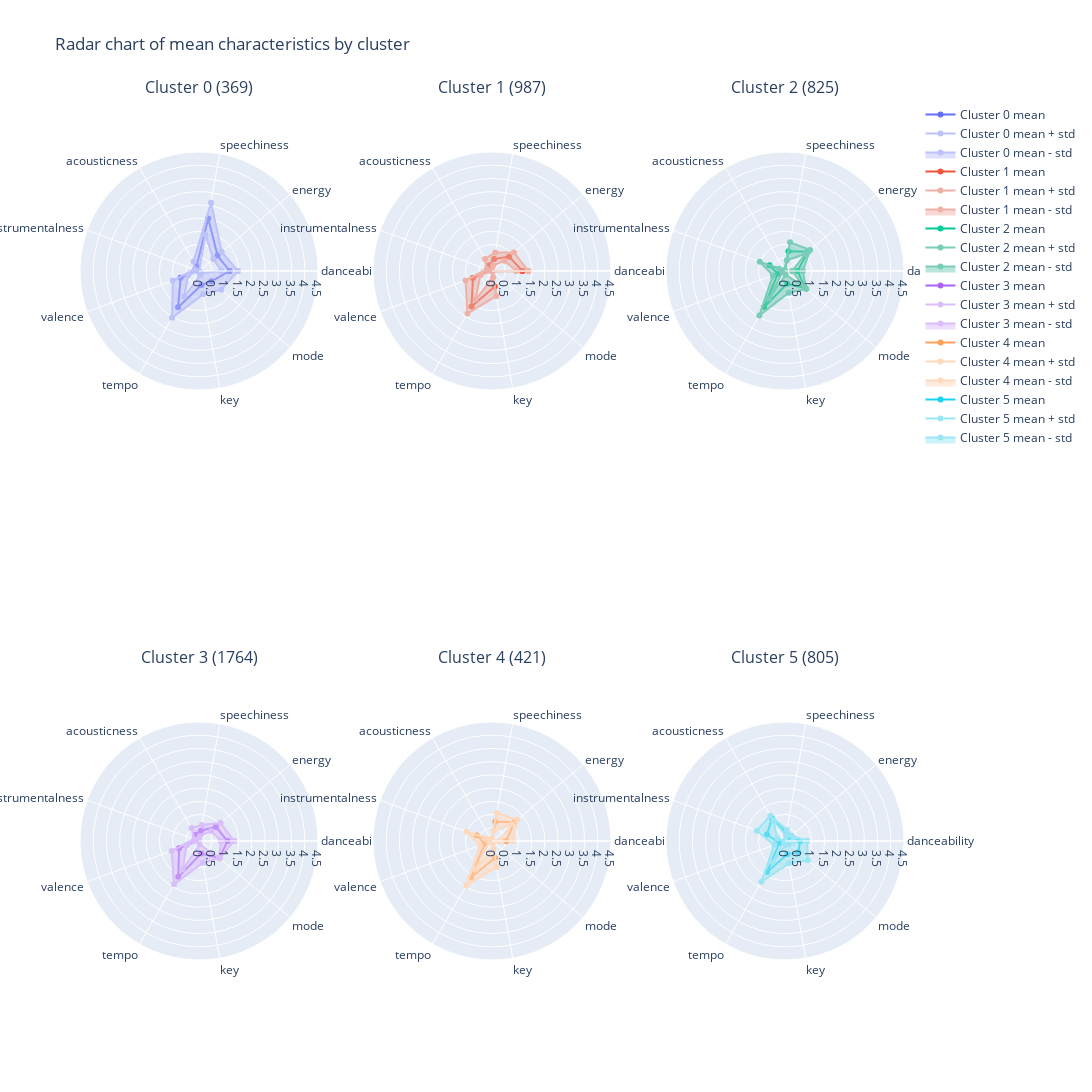

The notebook cell this image was saved under:
### Code cell
# Create an empty list to store the objects
trace_objects = []
k = 6

# Iterate over the unique cluster numbers and add an object for each cluster to the list
for label in np.arange(k):
    # Define colors for the cluster
    color = colormap[label % len(colormap)]
    light_color = mcolors.rgb_to_hsv(mcolors.to_rgb(color))
    light_color[1] *= 0.4
    light_color = mcolors.to_hex(mcolors.hsv_to_rgb(light_color))

    label_traces = []

    # Create a Scatterpolar object for the mean of each category
    label_means = go.Scatterpolar(
        r=[label_characteristics_df.loc[label, (category, 'mean')] for category in categories],
        theta=categories,
        line_color=color,
        name=f'Cluster {label} mean',
        subplot=f'polar{label+1}',
    )
    label_traces.append(label_means)

    # Create a Scatterpolar object for the mean plus/minus standard deviation of each category
    for plus_minus in [+1, -1]:
        label_mean_plus_std = go.Scatterpolar(
            r=[
                max(0, label_characteristics_df.loc[label, (category, 'mean')]
                + plus_minus * label_characteristics_df.loc[label, (category, 'std')])
                for category in categories
            ],
            theta=categories,
            fill='tonext' if plus_minus < 1 else 'none',
            line_color=light_color,
            name=f'Cluster {label} mean {"+" if plus_minus > 0 else "-"} std',
            subplot=f'polar{label+1}'
        )
        label_traces.append(label_mean_plus_std)

    trace_objects.append(label_traces)

# Create a subplot figure with polar subplots for each cluster
columns = 3
rows = math.ceil(k / columns)
fig = make_subplots(
    rows=rows,
    cols=columns,
    subplot_titles=[f'Cluster {i} ({cluster_sizes_df.loc[i, "count"]})' for i in np.arange(k)],
    specs=[[{'type': 'polar'} for column in np.arange(columns)] for row in np.arange(rows)]
)

# Add the Scatterpolar objects to the figure
for i, traces in enumerate(trace_objects):
    for trace in traces:
        fig.add_trace(
            trace,
            row=(i // columns) + 1,
            col=(i % columns) + 1
        )

# Add extras to the plot such as title and layout settings
plot_specs = dict(
    radialaxis=dict(
        visible=True,
        range=[0, 4.5]
))

fig.update_layout(
    title_text='Radar chart of mean characteristics by cluster',
    height=1200,
    width=1400,
    **{f'polar{i+1}': plot_specs for i in np.arange(k)},
    showlegend=True
)

# Show the plot
fig.show()

### Figure 1 — Plotly figure (JSON) as saved in the notebook; plotly's stock layout.template omitted (floating-point values rounded to 4 significant figures)
{"data": [{"line": {"color": "#636EFA"}, "name": "Cluster 0 mean", "r": [1.155, 0.9127, 2.012, 0.1908, 0.03293, 0.7422, 1.585, 0.5345, 0.6084, 1.155], "subplot": "polar", "theta": ["danceability", "energy", "speechiness", "acousticness", "instrumentalness", "valence", "tempo", "key", "mode", "danceability"], "type": "scatterpolar"}, {"fill": "none", "line": {"color": "#bec2fa"}, "name": "Cluster 0 mean + std", "r": [1.466, 1.121, 2.618, 0.4151, 0.177, 1.055, 2.041, 0.8966, 1.097, 1.466], "subplot": "polar", "theta": ["danceability", "energy", "speechiness", "acousticness", "instrumentalness", "valence", "tempo", "key", "mode", "danceability"], "type": "scatterpolar"}, {"fill": "tonext", "line": {"color": "#bec2fa"}, "name": "Cluster 0 mean - std", "r": [0.845, 0.7046, 1.406, 0, 0, 0.4296, 1.128, 0.1724, 0.1196, 0.845], "subplot": "polar", "theta": ["danceability", "energy", "speechiness", "acousticness", "instrumentalness", "valence", "tempo", "key", "mode", "danceability"], "type": "scatterpolar"}, {"line": {"color": "#EF553B"}, "name": "Cluster 1 mean", "r": [1.15, 0.844, 0.4562, 0.2437, 0.04787, 0.7671, 1.547, 0.5988, 0.0009728, 1.15], "subplot": "polar2", "theta": ["danceability", "energy", "speechiness", "acousticness", "instrumentalness", "valence", "tempo", "key", "mode", "danceability"], "type": "scatterpolar"}, {"fill": "none", "line": {"color": "#efb1a7"}, "name": "Cluster 1 mean + std", "r": [1.378, 1.084, 0.7093, 0.5288, 0.2098, 1.064, 1.857, 0.9587, 0.03216, 1.378], "subplot": "polar2", "theta": ["danceability", "energy", "speechiness", "acousticness", "instrumentalness", "valence", "tempo", "key", "mode", "danceability"], "type": "scatterpolar"}, {"fill": "tonext", "line": {"color": "#efb1a7"}, "name": "Cluster 1 mean - std", "r": [0.922, 0.6037, 0.2031, 0, 0, 0.4704, 1.237, 0.2389, 0, 0.922], "subplot": "polar2", "theta": ["danceability", "energy", "speechiness", "acousticness", "instrumentalness", "valence", "tempo", "key", "mode", "danceability"], "type": "scatterpolar"}, {"line": {"color": "#00CC96"}, "name": "Cluster 2 mean", "r": [0.4737, 1.129, 0.7551, 0.00838, 0.6253, 0.2923, 1.571, 0.4861, 0.9964, 0.4737], "subplot": "polar3", "theta": ["danceability", "energy", "speechiness", "acousticness", "instrumentalness", "valence", "tempo", "key", "mode", "danceability"], "type": "scatterpolar"}, {"fill": "none", "line": {"color": "#7accb6"}, "name": "Cluster 2 mean + std", "r": [0.6718, 1.239, 1.1, 0.04828, 1.014, 0.4864, 1.941, 0.8324, 1.056, 0.6718], "subplot": "polar3", "theta": ["danceability", "energy", "speechiness", "acousticness", "instrumentalness", "valence", "tempo", "key", "mode", "danceability"], "type": "scatterpolar"}, {"fill": "tonext", "line": {"color": "#7accb6"}, "name": "Cluster 2 mean - std", "r": [0.2756, 1.018, 0.4099, 0, 0.2362, 0.09815, 1.2, 0.1397, 0.9364, 0.2756], "subplot": "polar3", "theta": ["danceability", "energy", "speechiness", "acousticness", "instrumentalness", "valence", "tempo", "key", "mode", "danceability"], "type": "scatterpolar"}, {"line": {"color": "#AB63FA"}, "name": "Cluster 3 mean", "r": [1.079, 0.8289, 0.3971, 0.2749, 0.04316, 0.8024, 1.564, 0.4808, 0.9994, 1.079], "subplot": "polar4", "theta": ["danceability", "energy", "speechiness", "acousticness", "instrumentalness", "valence", "tempo", "key", "mode", "danceability"], "type": "scatterpolar"}, {"fill": "none", "line": {"color": "#dabefa"}, "name": "Cluster 3 mean + std", "r": [1.323, 1.068, 0.6182, 0.5631, 0.1924, 1.1, 1.893, 0.8357, 1.023, 1.323], "subplot": "polar4", "theta": ["danceability", "energy", "speechiness", "acousticness", "instrumentalness", "valence", "tempo", "key", "mode", "danceability"], "type": "scatterpolar"}, {"fill": "tonext", "line": {"color": "#dabefa"}, "name": "Cluster 3 mean - std", "r": [0.8349, 0.5897, 0.1759, 0, 0, 0.5044, 1.236, 0.1259, 0.9759, 0.8349], "subplot": "polar4", "theta": ["danceability", "energy", "speechiness", "acousticness", "instrumentalness", "valence", "tempo", "key", "mode", "danceability"], "type": "scatterpolar"}, {"line": {"color": "#FFA15A"}, "name": "Cluster 4 mean", "r": [0.5358, 1.115, 0.7348, 0.0167, 0.6181, 0.2953, 1.594, 0.6501, 0.004706, 0.5358], "subplot": "polar5", "theta": ["danceability", "energy", "speechiness", "acousticness", "instrumentalness", "valence", "tempo", "key", "mode", "danceability"], "type": "scatterpolar"}, {"fill": "none", "line": {"color": "#ffd9bd"}, "name": "Cluster 4 mean + std", "r": [0.7797, 1.25, 1.071, 0.08522, 1.018, 0.4775, 1.944, 0.9954, 0.07322, 0.7797], "subplot": "polar5", "theta": ["danceability", "energy", "speechiness", "acousticness", "instrumentalness", "valence", "tempo", "key", "mode", "danceability"], "type": "scatterpolar"}, {"fill": "tonext", "line": {"color": "#ffd9bd"}, "name": "Cluster 4 mean - std", "r": [0.292, 0.9804, 0.3983, 0, 0.2181, 0.1131, 1.243, 0.3049, 0, 0.292], "subplot": "polar5", "theta": ["danceability", "energy", "speechiness", "acousticness", "instrumentalness", "valence", "tempo", "key", "mode", "danceability"], "type": "scatterpolar"}, {"line": {"color": "#19D3F3"}, "name": "Cluster 5 mean", "r": [0.5719, 0.1756, 0.3193, 0.9834, 0.7243, 0.2328, 1.355, 0.5115, 0.6626, 0.5719], "subplot": "polar6", "theta": ["danceability", "energy", "speechiness", "acousticness", "instrumentalness", "valence", "tempo", "key", "mode", "danceability"], "type": "scatterpolar"}, {"fill": "none", "line": {"color": "#9ce6f3"}, "name": "Cluster 5 mean + std", "r": [0.8329, 0.3203, 0.4234, 1.104, 1.136, 0.4303, 1.78, 0.8582, 1.136, 0.8329], "subplot": "polar6", "theta": ["danceability", "energy", "speechiness", "acousticness", "instrumentalness", "valence", "tempo", "key", "mode", "danceability"], "type": "scatterpolar"}, {"fill": "tonext", "line": {"color": "#9ce6f3"}, "name": "Cluster 5 mean - std", "r": [0.3109, 0.03087, 0.2152, 0.8632, 0.313, 0.03541, 0.9309, 0.1649, 0.1895, 0.3109], "subplot": "polar6", "theta": ["danceability", "energy", "speechiness", "acousticness", "instrumentalness", "valence", "tempo", "key", "mode", "danceability"], "type": "scatterpolar"}], "layout": {"annotations": [{"font": {"size": 16}, "showarrow": false, "text": "Cluster 0 (369)", "x": 0.1444, "xanchor": "center", "xref": "paper", "y": 1, "yanchor": "bottom", "yref": "paper"}, {"font": {"size": 16}, "showarrow": false, "text": "Cluster 1 (987)", "x": 0.5, "xanchor": "center", "xref": "paper", "y": 1, "yanchor": "bottom", "yref": "paper"}, {"font": {"size": 16}, "showarrow": false, "text": "Cluster 2 (825)", "x": 0.8556, "xanchor": "center", "xref": "paper", "y": 1, "yanchor": "bottom", "yref": "paper"}, {"font": {"size": 16}, "showarrow": false, "text": "Cluster 3 (1764)", "x": 0.1444, "xanchor": "center", "xref": "paper", "y": 0.375, "yanchor": "bottom", "yref": "paper"}, {"font": {"size": 16}, "showarrow": false, "text": "Cluster 4 (421)", "x": 0.5, "xanchor": "center", "xref": "paper", "y": 0.375, "yanchor": "bottom", "yref": "paper"}, {"font": {"size": 16}, "showarrow": false, "text": "Cluster 5 (805)", "x": 0.8556, "xanchor": "center", "xref": "paper", "y": 0.375, "yanchor": "bottom", "yref": "paper"}], "height": 1200, "polar": {"angularaxis": {"type": "category"}, "domain": {"x": [0, 0.2889], "y": [0.625, 1]}, "radialaxis": {"autorange": false, "range": [0, 4.5], "type": "linear", "visible": true}}, "polar2": {"angularaxis": {"type": "category"}, "domain": {"x": [0.3556, 0.6444], "y": [0.625, 1]}, "radialaxis": {"autorange": false, "range": [0, 4.5], "type": "linear", "visible": true}}, "polar3": {"angularaxis": {"type": "category"}, "domain": {"x": [0.7111, 1], "y": [0.625, 1]}, "radialaxis": {"autorange": false, "range": [0, 4.5], "type": "linear", "visible": true}}, "polar4": {"angularaxis": {"type": "category"}, "domain": {"x": [0, 0.2889], "y": [0, 0.375]}, "radialaxis": {"autorange": false, "range": [0, 4.5], "type": "linear", "visible": true}}, "polar5": {"angularaxis": {"type": "category"}, "domain": {"x": [0.3556, 0.6444], "y": [0, 0.375]}, "radialaxis": {"autorange": false, "range": [0, 4.5], "type": "linear", "visible": true}}, "polar6": {"angularaxis": {"type": "category"}, "domain": {"x": [0.7111, 1], "y": [0, 0.375]}, "radialaxis": {"autorange": false, "range": [0, 4.5], "type": "linear", "visible": true}}, "showlegend": true, "title": {"text": "Radar chart of mean characteristics by cluster"}, "width": 1400}}
